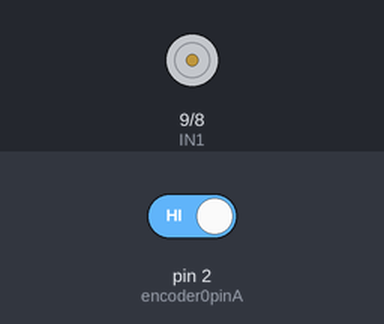
Bench run of a sketch on a simulated Arduino Uno, built with avr-gcc and run on an emulated ATmega328P. Shown: motor-driver pin pairs drawn as motors (green arrow = first pin HIGH = forward, orange = second pin HIGH = backward, longer = more drive, scaled by the enable pin). Inputs (shaded band) come from the test bench; at power-on: pin 2 (encoder0pinA) HIGH. What the sketch prints to the serial monitor is not drawn.

Above: at 0.5 s.
At 8.5 s:
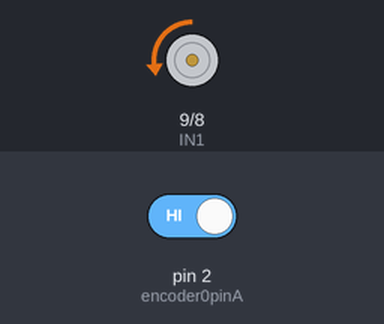
At 18.5 s:
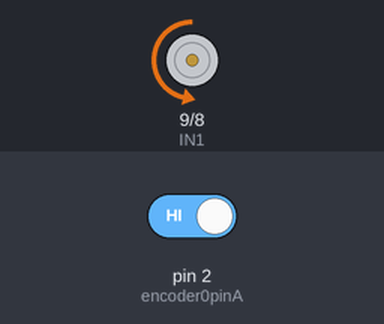
At 35.5 s:
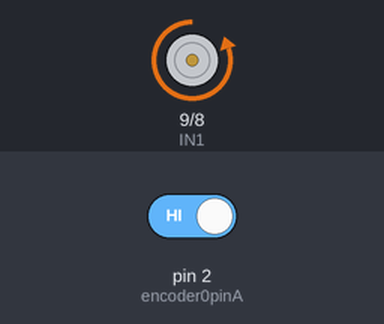
Timing chart, 0 to 40.0 s (numbered marks = the images above):
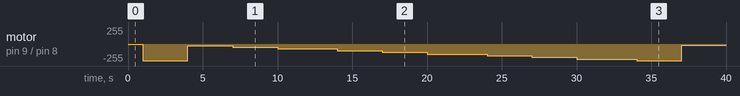

The sketch:

Speed_controller_master.ino
```cpp
#include <ros.h>
#include <std_msgs/Float32.h>

ros::NodeHandle nh;

std_msgs::Float32 curr_speed;
ros::Publisher chatter("chatter", &curr_speed);

double Kp = 5, Ki = 0.1, Kd = 0.15;
double error, error_sum = 0, d_error, prev_error;
double target_v = 3, curr_v;
double motor_val;
boolean Direction;
const double PPR = 224.4;
const double WHEEL_DIA = 0.11; //outer diameter of the wheel is 110 mm
int pulse_count = 0, prev_pulse = 0;
const byte encoder0pinA = 2;//A pin -> the interrupt pin 0
const byte encoder0pinB = 3;//B pin -> the digital pin 3
byte encoder0PinALast;
int EN_A = 11;      //Enable pin for first motor
int IN1 = 9;       //control pin for first motor
int IN2 = 8;       //control pin for first motor
unsigned long time1 = 0;
unsigned long time2 = 0;

//union {
//    float float_v;
//    byte byte_v[4];
//  } floatAsBytes;

void setup() {
  Serial.begin (9600); //Starting the serial communication at 9600 baud rate
  //Initializing the motor pins as output
  pinMode(EN_A, OUTPUT);
  pinMode(IN1, OUTPUT);
  pinMode(IN2, OUTPUT);
  EncoderInit();//Initialize the module
//  nh.initNode();
//  nh.advertise(chatter);
  ;

  time1 = micros();
}

void loop() {
// delay(50);
 curr_v = get_speed(prev_pulse);
 curr_speed.data = curr_v;
// chatter.publish(&curr_speed);
// Serial.println(curr_v);


//floatAsBytes.float_v = curr_v;

Serial.write((byte *)&curr_v, sizeof(curr_v));
byte* curr_v_byte = (byte *)&curr_v;
for (int i = 0; i < 4; i++)
{
  Serial.print(*curr_v_byte);
  Serial.println("  ");
}

delay(1000);

// /nh.spinOnce();

 error = target_v - curr_v;
 error_sum += error;
 d_error = error - prev_error;

 motor_val = Kp*error + Ki*error_sum + Kd*d_error;

 if (target_v < 0)
 {
    digitalWrite(IN1, HIGH);
    digitalWrite(IN2, LOW);
    motor_val = map(motor_val, -5, 5, 0, 255);
    analogWrite(EN_A, motor_val);
 }
  else
  {
    digitalWrite(IN1, LOW);
    digitalWrite(IN2, HIGH);
    motor_val = map(motor_val, -5, 5, 0, 255);
    analogWrite(EN_A, motor_val);
  }


  prev_error = error;
  time1 = micros();
  prev_pulse = pulse_count;
}

void EncoderInit()
{
  Direction = true;//default -> Forward
  pinMode(encoder0pinB,INPUT);
  attachInterrupt(0, encoder_count, CHANGE);
}

void encoder_count()
{
  int Lstate = digitalRead(encoder0pinA);
  if((encoder0PinALast == LOW) && Lstate==HIGH)
  {
    int val = digitalRead(encoder0pinB);
    if(val == LOW && Direction)
    {
      Direction = false; //Reverse
    }
    else if(val == HIGH && !Direction)
    {
      Direction = true;  //Forward
    }
  }
  encoder0PinALast = Lstate;

  if(!Direction)  pulse_count++;
  else  pulse_count--;
}

double get_distance(int pulse_count)
{
  double distance = double (pulse_count/PPR)*(M_PI*WHEEL_DIA);
  return distance;
}

double get_speed(int prev_pulse)
{
  time2 = micros();

  return ((double) get_distance(pulse_count - prev_pulse)/((double)(time2 - time1)/1000000.0));

}
```

Measured:
- by itself, motor on pin 9 (IN1) / pin 8 (IN2): ramps from backward 22/255 to backward 254/255 and jumps back, once every 33.0 s
